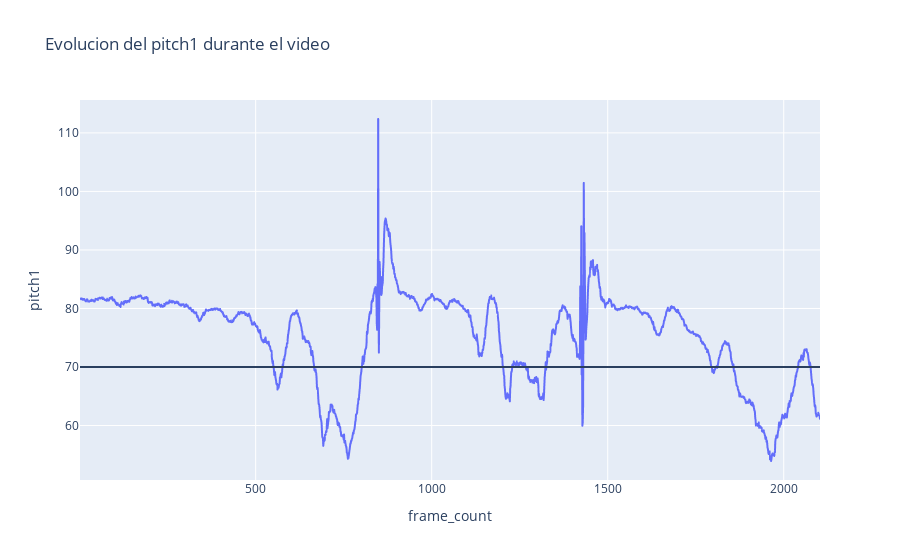
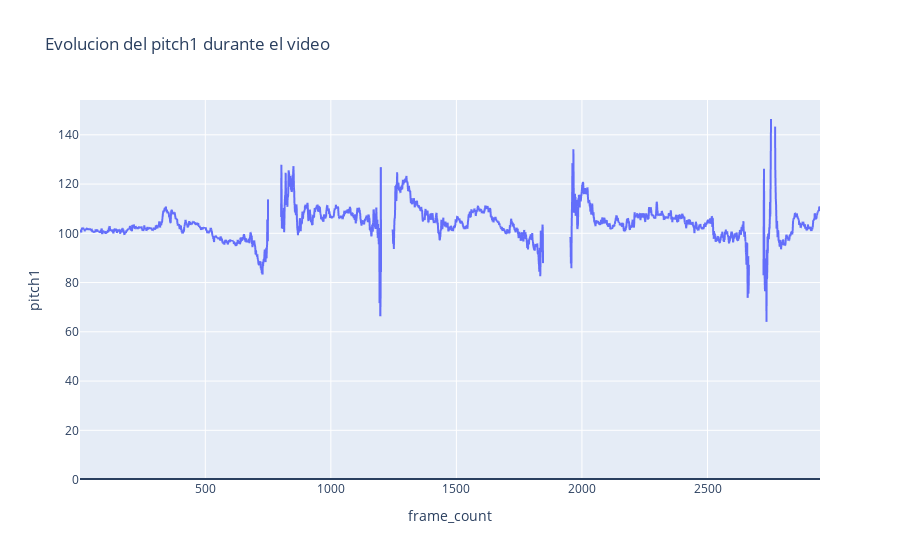

The notebook cell these images were saved under, in order:
### Code cell
var = "pitch1"
mean_ear = df["ear"].mean()
fig = px.line(df, x="frame_count", y=var, title=f"Evolucion del {var} durante el video")
fig.update_layout(shapes=[
dict(
  type= 'line',
  yref= 'y', y0=70, y1=70,   # adding a horizontal line at Y = 1
  xref= 'paper', x0=0, x1=1
     ) 
])
fig.show()
mean_ear_nonsleepy = df_nonsleepy["ear"].mean()
fig = px.line(df_nonsleepy, x="frame_count", y=var, title=f"Evolucion del {var} durante el video")
fig.update_layout(shapes=[
dict(
  type= 'line',
  yref= 'y', y0=mean_ear_nonsleepy, y1=mean_ear_nonsleepy,   # adding a horizontal line at Y = 1
  xref= 'paper', x0=0, x1=1
     ) 
])
fig.show()

### Figure 1 — Plotly figure (JSON) as saved in the notebook; plotly's stock layout.template omitted (floating-point values rounded to 4 significant figures; data arrays with more than 128 entries replaced by an {"elided": "..."} marker saying what was removed)
{"data": [{"hovertemplate": "frame_count=%{x}<br>pitch1=%{y}<extra></extra>", "legendgroup": "", "line": {"color": "#636efa", "dash": "solid"}, "marker": {"symbol": "circle"}, "mode": "lines", "name": "", "showlegend": false, "type": "scattergl", "x": {"elided": "2103 int values"}, "xaxis": "x", "y": {"elided": "2103 float values"}, "yaxis": "y"}], "layout": {"legend": {"tracegroupgap": 0}, "shapes": [{"type": "line", "x0": 0, "x1": 1, "xref": "paper", "y0": 70, "y1": 70, "yref": "y"}], "title": {"text": "Evolucion del pitch1 durante el video"}, "xaxis": {"anchor": "y", "domain": [0, 1], "title": {"text": "frame_count"}}, "yaxis": {"anchor": "x", "domain": [0, 1], "title": {"text": "pitch1"}}}}

### Figure 2 — Plotly figure (JSON) as saved in the notebook; plotly's stock layout.template omitted (floating-point values rounded to 4 significant figures; data arrays with more than 128 entries replaced by an {"elided": "..."} marker saying what was removed)
{"data": [{"hovertemplate": "frame_count=%{x}<br>pitch1=%{y}<extra></extra>", "legendgroup": "", "line": {"color": "#636efa", "dash": "solid"}, "marker": {"symbol": "circle"}, "mode": "lines", "name": "", "showlegend": false, "type": "scattergl", "x": {"elided": "2948 int values"}, "xaxis": "x", "y": {"elided": "2948 float values"}, "yaxis": "y"}], "layout": {"legend": {"tracegroupgap": 0}, "shapes": [{"type": "line", "x0": 0, "x1": 1, "xref": "paper", "y0": 0.2292, "y1": 0.2292, "yref": "y"}], "title": {"text": "Evolucion del pitch1 durante el video"}, "xaxis": {"anchor": "y", "domain": [0, 1], "title": {"text": "frame_count"}}, "yaxis": {"anchor": "x", "domain": [0, 1], "title": {"text": "pitch1"}}}}
